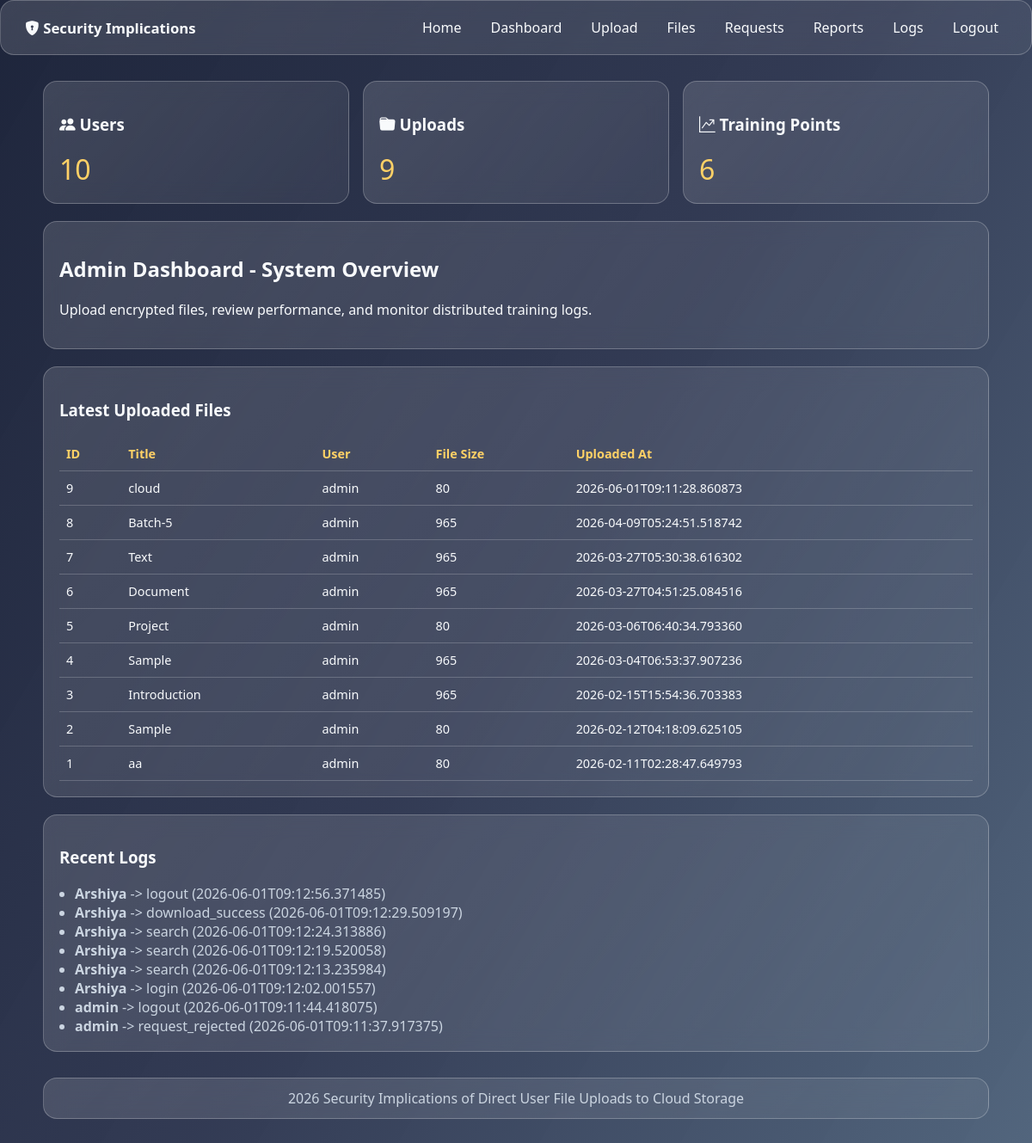
The app's page /dashboard (signed in) with its own data.
### tables this page shows
CREATE TABLE uploads (
    id INTEGER PRIMARY KEY AUTOINCREMENT,
    user_id INTEGER NOT NULL,
    document_title TEXT NOT NULL,
    original_filename TEXT NOT NULL,
    encrypted_path TEXT NOT NULL,
    file_hash TEXT NOT NULL,
    file_size INTEGER NOT NULL,
    aes_key TEXT NOT NULL,
    blockchain_tx_hash TEXT NOT NULL,
    uploaded_at TEXT NOT NULL,
    key_generation_time REAL NOT NULL,
    encryption_time REAL NOT NULL,
    decryption_time REAL NOT NULL,
    response_time REAL NOT NULL,
    computational_overhead REAL NOT NULL,
    total_change_rate REAL NOT NULL,
    FOREIGN KEY(user_id) REFERENCES users(id)
);

CREATE TABLE users (
    id INTEGER PRIMARY KEY AUTOINCREMENT,
    full_name TEXT NOT NULL,
    email TEXT NOT NULL UNIQUE,
    username TEXT NOT NULL UNIQUE,
    password_hash TEXT NOT NULL,
    phone TEXT,
    organization TEXT,
    role TEXT NOT NULL DEFAULT 'user',
    created_at TEXT NOT NULL
);

CREATE TABLE logs (
    id INTEGER PRIMARY KEY AUTOINCREMENT,
    actor TEXT NOT NULL,
    action TEXT NOT NULL,
    details TEXT NOT NULL,
    created_at TEXT NOT NULL
);

### app.py (the view, shortened to what this page needs)
@app.route("/dashboard")
@login_required
def dashboard():
    db = get_db()
    user_count = db.execute("SELECT COUNT(*) AS c FROM users WHERE role = 'user'").fetchone()["c"]
    upload_count = db.execute("SELECT COUNT(*) AS c FROM uploads").fetchone()["c"]
    metric_count = db.execute("SELECT COUNT(*) AS c FROM training_metrics").fetchone()["c"]
    latest_logs = db.execute("SELECT * FROM logs ORDER BY id DESC LIMIT 8").fetchall()
    if session["role"] == "admin":
        uploads = db.execute(
            """
            SELECT uploads.*, users.username
            FROM uploads
            JOIN users ON users.id = uploads.user_id
            ORDER BY uploads.id DESC
            LIMIT 10
            """
        ).fetchall()
        return render_template(
            "admin_dashboard.html",
            user_count=user_count,
            upload_count=upload_count,
            metric_count=metric_count,
            uploads=uploads,
            logs=latest_logs,
        )

### app.py (called while the page is built)
def get_db():
    if "db" not in g:
        g.db = sqlite3.connect(DB_PATH)
        g.db.row_factory = sqlite3.Row
    return g.db

def login_required(view):
    @wraps(view)
    def wrapped(*args, **kwargs):
        if session.get("user_id") is None:
            return redirect(url_for("login"))
        return view(*args, **kwargs)
    return wrapped

@app.context_processor
def inject_now():
    return {"now_year": datetime.utcnow().year}

### templates/admin_dashboard.html
{% extends "base.html" %}
{% block content %}
<section class="grid cards3">
  <article class="metric-card glass"><h3><i class="bi bi-people-fill"></i> Users</h3><p>{{ user_count }}</p></article>
  <article class="metric-card glass"><h3><i class="bi bi-folder-fill"></i> Uploads</h3><p>{{ upload_count }}</p></article>
  <article class="metric-card glass"><h3><i class="bi bi-graph-up-arrow"></i> Training Points</h3><p>{{ metric_count }}</p></article>
</section>
<section class="panel glass">
  <h2>Admin Dashboard - System Overview</h2>
  <p>Upload encrypted files, review performance, and monitor distributed training logs.</p>
</section>
<section class="panel glass">
  <h3>Latest Uploaded Files</h3>
  <table>
    <thead><tr><th>ID</th><th>Title</th><th>User</th><th>File Size</th><th>Uploaded At</th></tr></thead>
    <tbody>
      {% for row in uploads %}
      <tr><td>{{ row.id }}</td><td>{{ row.document_title }}</td><td>{{ row.username }}</td><td>{{ row.file_size }}</td><td>{{ row.uploaded_at }}</td></tr>
      {% endfor %}
    </tbody>
  </table>
</section>
<section class="panel glass">
  <h3>Recent Logs</h3>
  <ul class="log-list">
    {% for log in logs %}
      <li><strong>{{ log.actor }}</strong> -> {{ log.action }} ({{ log.created_at }})</li>
    {% endfor %}
  </ul>
</section>
{% endblock %}

### templates/base.html (shortened to what this page needs)
<!doctype html>
<html lang="en">
<head>
  <link rel="stylesheet" href="https://cdn.jsdelivr.net/npm/bootstrap-icons@1.11.3/font/bootstrap-icons.min.css">
  <link rel="stylesheet" href="{{ url_for('static', filename='css/style.css') }}">
</head>
<body>
  <header class="topbar glass">
    <div class="brand"><i class="bi bi-shield-lock-fill"></i> Security Implications</div>
    <nav>
      <a href="{{ url_for('index') }}">Home</a>
      {% if session.get('user_id') %}
        <a href="{{ url_for('dashboard') }}">Dashboard</a>
        {% if session.get('role') == 'admin' %}
          <a href="{{ url_for('admin_upload') }}">Upload</a>
          <a href="{{ url_for('admin_files') }}">Files</a>
          <a href="{{ url_for('admin_requests') }}">Requests</a>
          <a href="{{ url_for('admin_reports') }}">Reports</a>
          <a href="{{ url_for('admin_logs') }}">Logs</a>
        {% else %}
          <a href="{{ url_for('user_search') }}">Search</a>
          <a href="{{ url_for('user_requests') }}">My Requests</a>
          <a href="{{ url_for('user_results') }}">Results</a>
          <a href="{{ url_for('user_logs') }}">Logs</a>
        {% endif %}
        <a href="{{ url_for('logout') }}">Logout</a>
      {% else %}
        <a href="{{ url_for('login') }}">Login</a>
        <a href="{{ url_for('register') }}">Register</a>
      {% endif %}
    </nav>
  </header>
  <main class="container">
    {% block content %}{% endblock %}
  </main>
  <footer class="footer glass">{{ now_year }} Security Implications of Direct User File Uploads to Cloud Storage</footer>
</body>
</html>

### static/css/style.css (style rules this page uses)
:root { --bg-1: #0b132b; --bg-2: #1c2541; --bg-3: #3a506b; --accent: #5bc0be; --accent-2: #ffd166; --text: #f8fafc; --muted: #cbd5e1; }
* { box-sizing: border-box; }
body { margin: 0; min-height: 100vh; color: var(--text); font-family: "Segoe UI", Tahoma, Geneva, Verdana, sans-serif; background: linear-gradient( 120deg, rgba(11, 19, 43, 0.92), rgba(28, 37, 65, 0.9), rgba(58, 80, 107, 0.88) ), url("https://images.unsplash.com/photo-1558494949-ef010cbdcc31?auto=format&fit=crop&w=1600&q=80") center/cover fixed; }
a { color: var(--text); text-decoration: none; }
.topbar { display: flex; justify-content: space-between; align-items: center; padding: 14px 28px; position: sticky; top: 0; z-index: 100; }
.brand { font-size: 1.05rem; font-weight: 700; }
.topbar nav { display: flex; gap: 14px; flex-wrap: wrap; }
.topbar nav a { padding: 6px 10px; border-radius: 10px; transition: background 0.25s ease; }
.container { width: min(1100px, 94vw); margin: 30px auto; display: grid; gap: 20px; }
.glass { background: linear-gradient( 135deg, rgba(255, 255, 255, 0.14), rgba(255, 255, 255, 0.06) ); border: 1px solid rgba(255, 255, 255, 0.24); backdrop-filter: blur(12px); border-radius: 16px; }
.grid { display: grid; gap: 16px; }
.cards3 { grid-template-columns: repeat(auto-fit, minmax(230px, 1fr)); }
.card, .metric-card, .panel { padding: 18px; }
.metric-card p { font-size: 2rem; margin: 8px 0 0; color: var(--accent-2); }
table { width: 100%; border-collapse: collapse; margin-top: 10px; font-size: 0.9rem; }
th, td { border-bottom: 1px solid rgba(255, 255, 255, 0.2); padding: 10px 8px; text-align: left; }
th { color: var(--accent-2); font-weight: 600; }
.log-list { margin: 0; padding-left: 18px; color: var(--muted); }
.footer { width: min(1100px, 94vw); margin: 20px auto 30px; text-align: center; padding: 12px; color: var(--muted); }

### records on screen
uploads: id "9", document_title "cloud", username "admin", file_size "80", uploaded_at "2026-06-01T09:11:28.860873"
uploads: id "8", document_title "Batch-5", username "admin", file_size "965", uploaded_at "2026-04-09T05:24:51.518742"
uploads: id "7", document_title "Text", username "admin", file_size "965", uploaded_at "2026-03-27T05:30:38.616302"
uploads: id "6", document_title "Document", username "admin", file_size "965", uploaded_at "2026-03-27T04:51:25.084516"
uploads: id "5", document_title "Project", username "admin", file_size "80", uploaded_at "2026-03-06T06:40:34.793360"
uploads: id "4", document_title "Sample", username "admin", file_size "965", uploaded_at "2026-03-04T06:53:37.907236"
uploads: id "3", document_title "Introduction", username "admin", file_size "965", uploaded_at "2026-02-15T15:54:36.703383"
uploads: id "2", document_title "Sample", username "admin", file_size "80", uploaded_at "2026-02-12T04:18:09.625105"
uploads: id "1", document_title "aa", username "admin", file_size "80", uploaded_at "2026-02-11T02:28:47.649793"
logs: actor "Arshiya", action "logout", created_at "2026-06-01T09:12:56.371485"
logs: actor "Arshiya", action "download_success", created_at "2026-06-01T09:12:29.509197"
logs: actor "Arshiya", action "search", created_at "2026-06-01T09:12:24.313886"
logs: actor "Arshiya", action "search", created_at "2026-06-01T09:12:19.520058"
logs: actor "Arshiya", action "search", created_at "2026-06-01T09:12:13.235984"
logs: actor "Arshiya", action "login", created_at "2026-06-01T09:12:02.001557"
logs: actor "admin", action "logout", created_at "2026-06-01T09:11:44.418075"
logs: actor "admin", action "request_rejected", created_at "2026-06-01T09:11:37.917375"

### other values on screen
{{ user_count }} "10"
{{ upload_count }} "9"
{{ metric_count }} "6"
